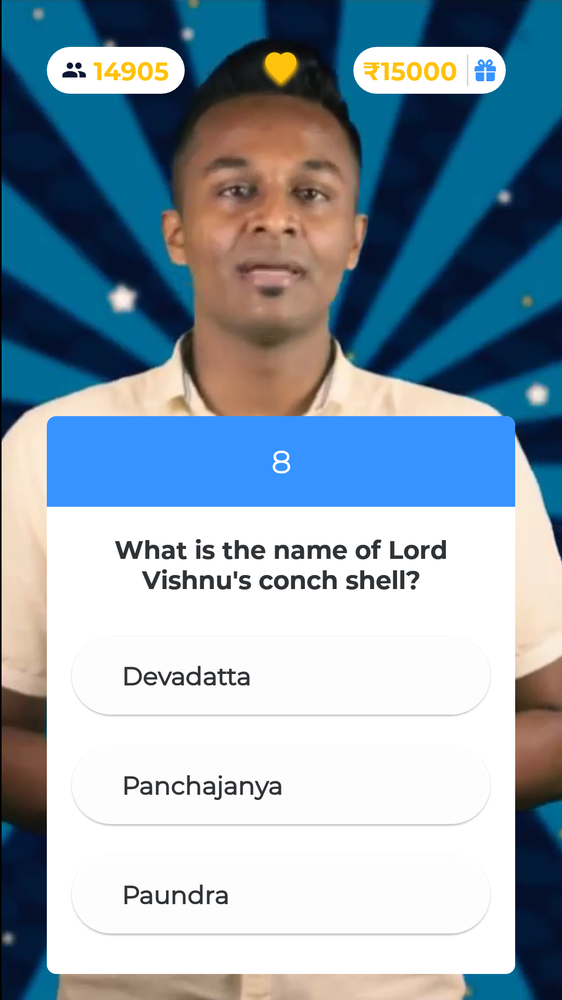
#> input picture workarounds/raw.png, 562 x 1000 px, shrunk from 1080 x 1920 before the run
$ python ocr.py   (Python 2 division)
#> lines starting #> are read from the running program, lines starting #| are printed output that depends on the picture; after the words box and inside, x2 and y2 are one past the last pixel; in counts of white or black regions, pixels touching at a corner belong together
try:
    import Image
except ImportError:
    from PIL import Image
import pytesseract
import webbrowser
import requests
import re
from bs4 import BeautifulSoup
import cv2

image = cv2.imread("raw.png")
#> image is the input picture: shape (1000, 562, 3); mean B, G, R 174.1, 160, 141.3
gray = cv2.cvtColor(image, cv2.COLOR_BGR2GRAY)
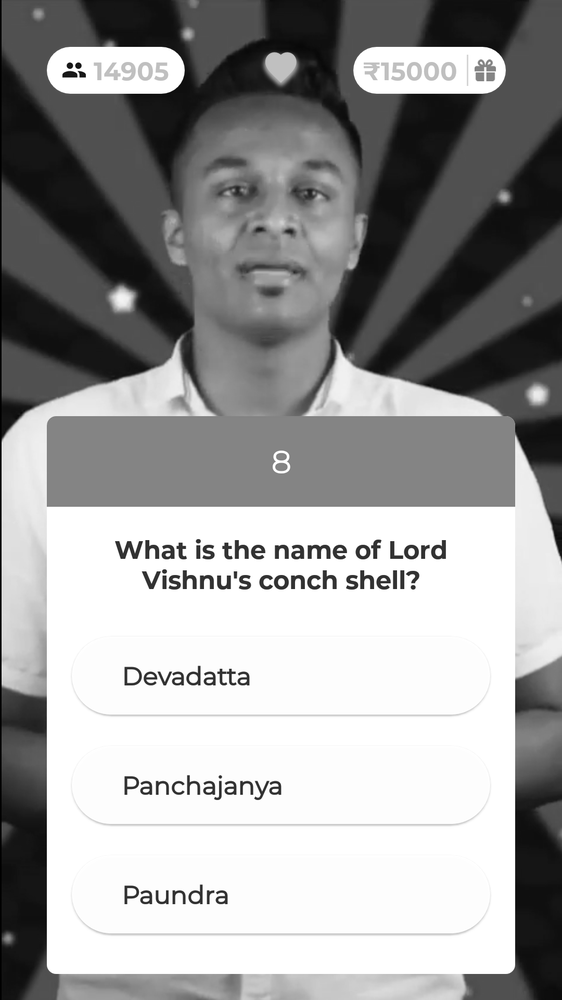
#> gray: shape (1000, 562); min 0, max 255, mean 156

#threshold
gray = cv2.threshold(gray, 0, 255, cv2.THRESH_BINARY | cv2.THRESH_OTSU)[1]
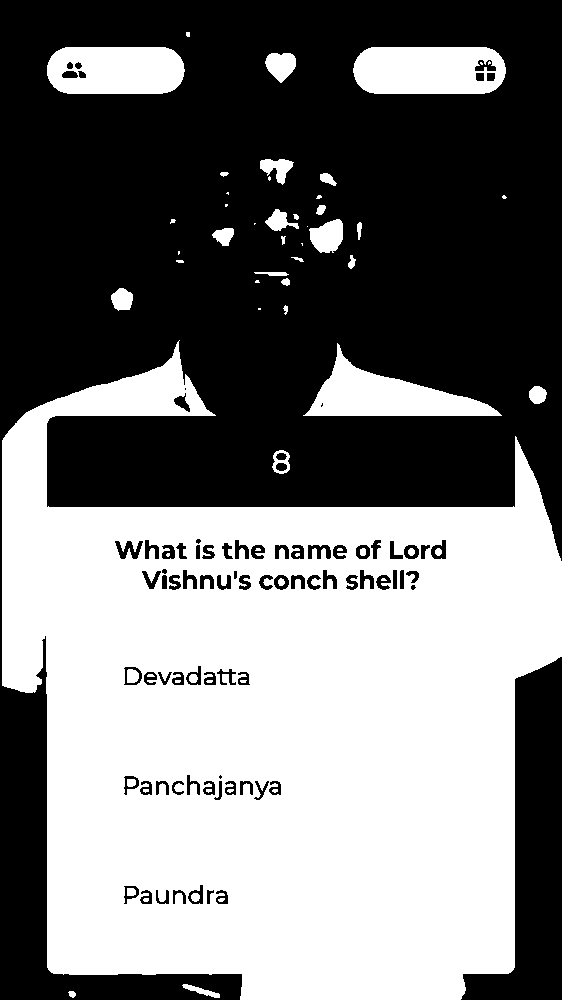
#> gray: shape (1000, 562); 47.3% white; 65 white regions (26 under 20 px), largest, box (x1, y1, x2, y2) and area: (2, 340, 562, 1000) 242121, (353, 47, 506, 94) 6400, (303, 343, 502, 416) 6025

#blur
gray = cv2.medianBlur(gray, 3)
#> gray: shape (1000, 562); 47.3% white; 61 white regions (25 under 20 px), largest, box (x1, y1, x2, y2) and area: (2, 342, 562, 1000) 242300, (353, 47, 506, 94) 6415, (305, 344, 501, 416) 6024

cv2.imwrite('screen.png', gray)

pytesseract.pytesseract.tesseract_cmd = '/usr/local/bin/tesseract'

#> (the run stopped early here; a loop or call above may not have finished)
